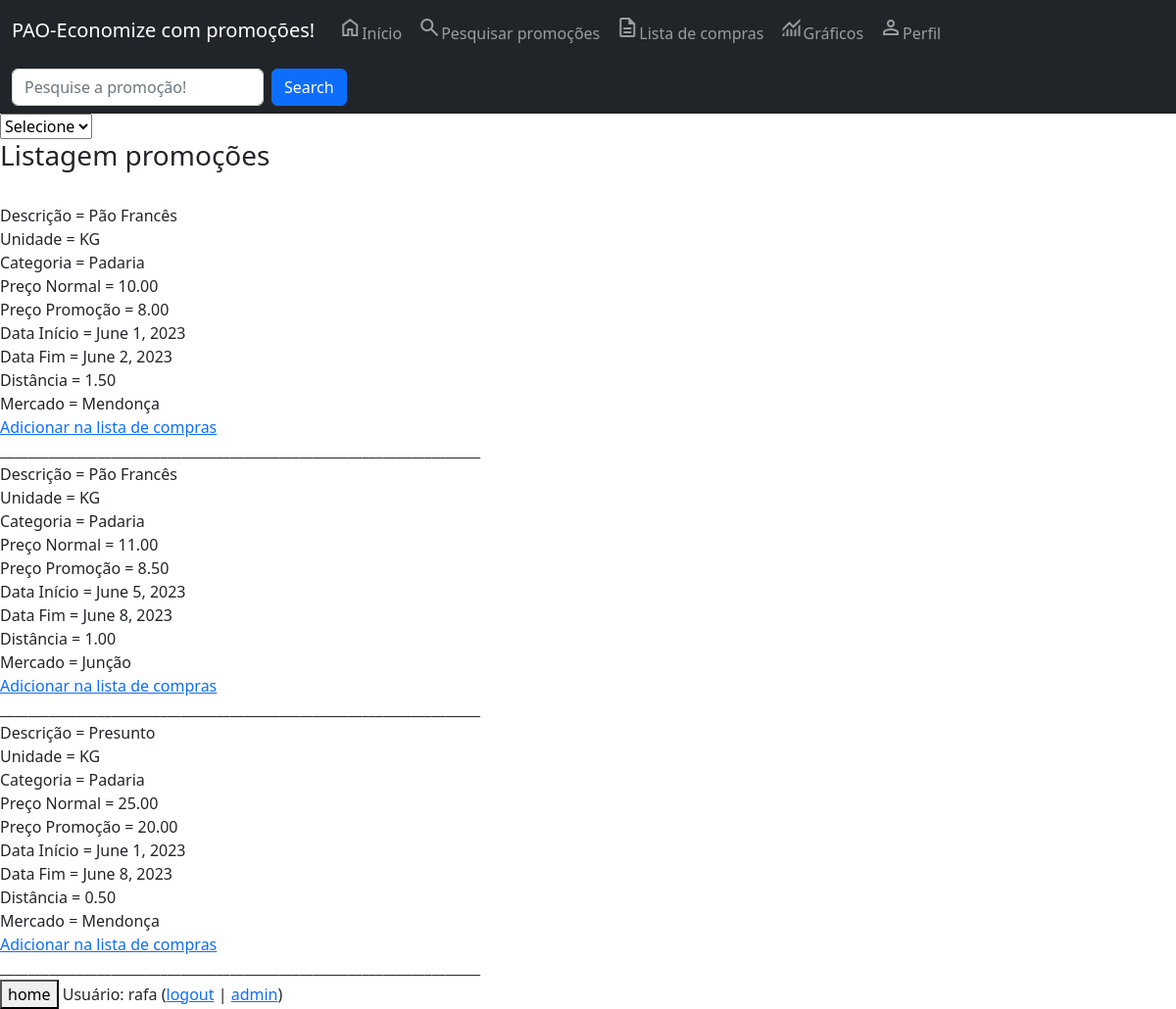
Page /listagem-promocoes/ (signed in) on the earlier database version.
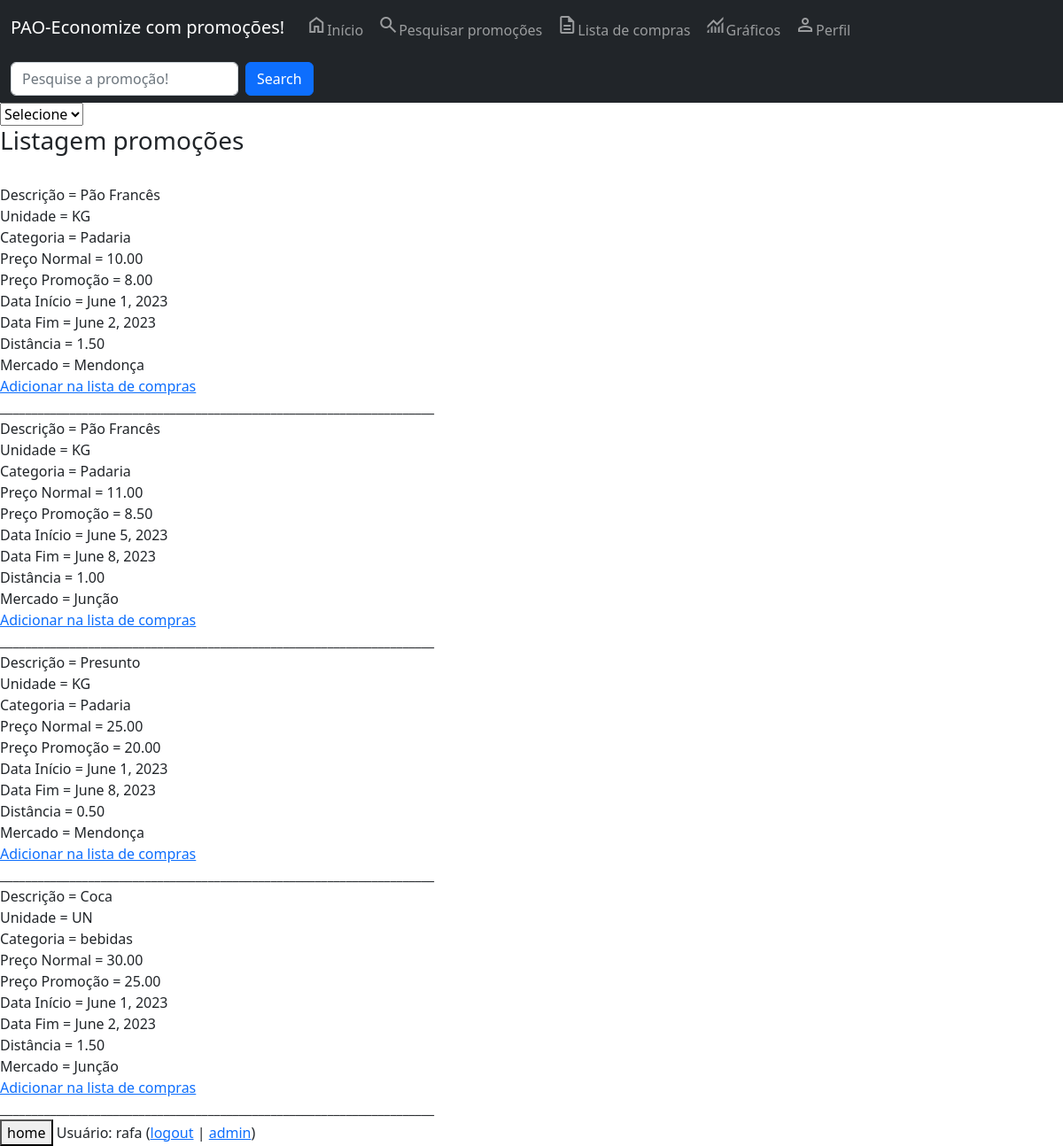
Same page on the later database version.
### core/models.py (models this page shows, shortened)
class Promocao(models.Model):
    descricao = models.CharField(max_length=150, blank=True, null=True, verbose_name='Descricao')
    unidade = models.CharField(max_length=20, blank=True, null=True, verbose_name='Unidade')
    categoria = models.CharField(max_length=100,choices=CATEGORIAS_CHOICES, blank=True, null=True, verbose_name='Categoria')
    preco_normal = models.DecimalField(max_digits=10, decimal_places=2, verbose_name='Preço normal')
    preco_promocao = models.DecimalField(max_digits=10, decimal_places=2, verbose_name='Preço')
    data_inicio = models.DateField(auto_now=False, verbose_name='Inicio')
    data_fim = models.DateField(auto_now=False, verbose_name='Fim')
    distancia = models.DecimalField(max_digits=10, decimal_places=2, verbose_name='Distância')
    mercado = models.ForeignKey(Mercado, on_delete=models.CASCADE, verbose_name='Mercado')
    class Meta:
        verbose_name_plural = 'Promoções'

class Mercado(models.Model):
    razao_social = models.CharField(max_length=100, verbose_name='Razão Social')
    cnpj = models.CharField(max_length=20, verbose_name='CNPJ')
    endereco = models.OneToOneField(Endereco, blank=True, null=True, on_delete=models.CASCADE, verbose_name='Endereço')
    class Meta:
        verbose_name_plural = 'Mercado'

### core/views.py (the view)
# urls.py: path('listagem-promocoes/', listar_promocoes, name='url_listagem_promocoes'),
def listar_promocoes(request):
    if request.POST and request.POST['input_promocao']:
        dados = Promocao.objects.filter(descricao__contains=request.POST['input_promocao'])
    else:
        dados = Promocao.objects.all()
    contexto = {'dados': dados}
    return render(request, 'core/listagem_promocoes.html', contexto)

### core/templates/core/listagem_promocoes.html (shortened to what this page needs)
{% extends 'base.html' %}
{% load static %}
{% block main %}
<nav class="navbar navbar-expand-sm navbar-dark bg-dark">
    <div class="container-fluid">
        <div class="" id="mynavbar" >
            <form class="d-flex" method="post">
                <input class="form-control me-2" name="input_promocao" type="text" placeholder="Pesquise a promoção!">
                <button class="btn btn-primary" type="submit" >Search</button>
            </form>
        </div>
    </div>
</nav>
<select name="select_categoria" id="id_categoria">
  <option value="" disabled selected>Selecione</option>
</select>
<h3>Listagem promoções</h3> <br>
{% for i in dados %}
Descrição = {% if i.descricao %} {{ i.descricao }} {% endif %} <br>
Unidade = {% if i.unidade %} {{ i.unidade }} {% endif %} <br>
Categoria = {% if i.categoria %} {{ i.categoria }} {% endif %} <br>
Preço Normal = {% if i.preco_normal %} {{ i.preco_normal }} {% endif %} <br>
Preço Promoção = {% if i.preco_promocao %} {{ i.preco_promocao }} {% endif %} <br>
Data Início = {% if i.data_inicio %} {{ i.data_inicio }} {% endif %} <br>
Data Fim = {% if i.data_fim %} {{ i.data_fim }} {% endif %} <br>
Distância = {% if i.distancia %} {{ i.distancia }} {% endif %} <br>
Mercado = {% if i.mercado.razao_social %} {{ i.mercado.razao_social }} {% endif %} <br>
<a href="{% url 'url_adicionar_item' i.id %}">Adicionar na lista de compras</a><br>
_____________________________________________________________________<br>
{% endfor %}
<button onclick="window.location.href='/'">home</button>
{% endblock %}

Differences in the rows shown:
added Promocao: descricao "Coca", unidade "UN", categoria "bebidas", preco_normal "30.00", preco_promocao "25.00", data_inicio "June 1, 2023", data_fim "June 2, 2023", distancia "1.50", mercado.razao_social "Junção"
